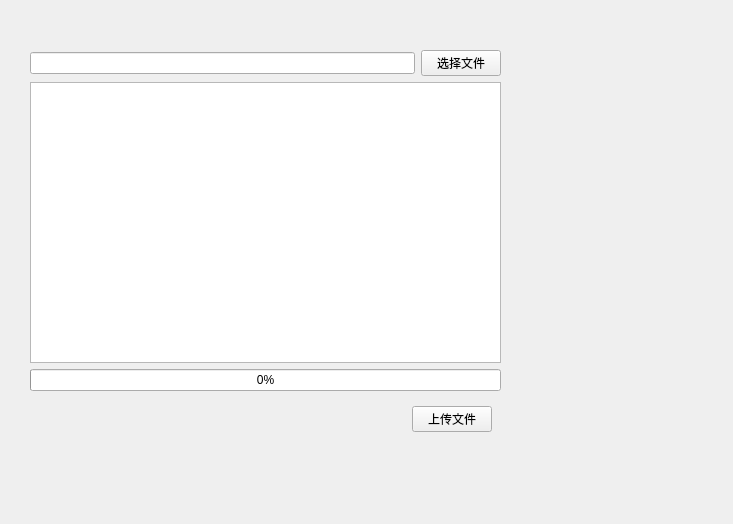
<?xml version="1.0" encoding="UTF-8"?>
<ui version="4.0">
 <class>UpLoadFile</class>
 <widget class="QMainWindow" name="UpLoadFile">
  <property name="geometry">
   <rect>
    <x>0</x>
    <y>0</y>
    <width>733</width>
    <height>524</height>
   </rect>
  </property>
  <property name="windowTitle">
   <string>UpLoadFile</string>
  </property>
  <widget class="QWidget" name="centralwidget">
   <widget class="QWidget" name="widget" native="true">
    <property name="geometry">
     <rect>
      <x>30</x>
      <y>50</y>
      <width>471</width>
      <height>391</height>
     </rect>
    </property>
    <layout class="QVBoxLayout" name="verticalLayout">
     <item>
      <layout class="QHBoxLayout" name="horizontalLayout_2">
       <item>
        <widget class="QLineEdit" name="filepath"/>
       </item>
       <item>
        <widget class="QPushButton" name="setfile">
         <property name="text">
          <string>选择文件</string>
         </property>
        </widget>
       </item>
      </layout>
     </item>
     <item>
      <widget class="QTextEdit" name="record"/>
     </item>
     <item>
      <widget class="QProgressBar" name="progress">
       <property name="maximum">
        <number>100</number>
       </property>
       <property name="value">
        <number>0</number>
       </property>
       <property name="alignment">
        <set>Qt::AlignHCenter|Qt::AlignTop</set>
       </property>
       <property name="orientation">
        <enum>Qt::Horizontal</enum>
       </property>
      </widget>
     </item>
     <item>
      <widget class="QWidget" name="widget_2" native="true">
       <layout class="QHBoxLayout" name="horizontalLayout">
        <item>
         <spacer name="horizontalSpacer">
          <property name="orientation">
           <enum>Qt::Horizontal</enum>
          </property>
          <property name="sizeHint" stdset="0">
           <size>
            <width>333</width>
            <height>20</height>
           </size>
          </property>
         </spacer>
        </item>
        <item>
         <widget class="QPushButton" name="uploadfile">
          <property name="text">
           <string>上传文件</string>
          </property>
         </widget>
        </item>
       </layout>
      </widget>
     </item>
    </layout>
   </widget>
  </widget>
 </widget>
 <resources/>
 <connections/>
</ui>
